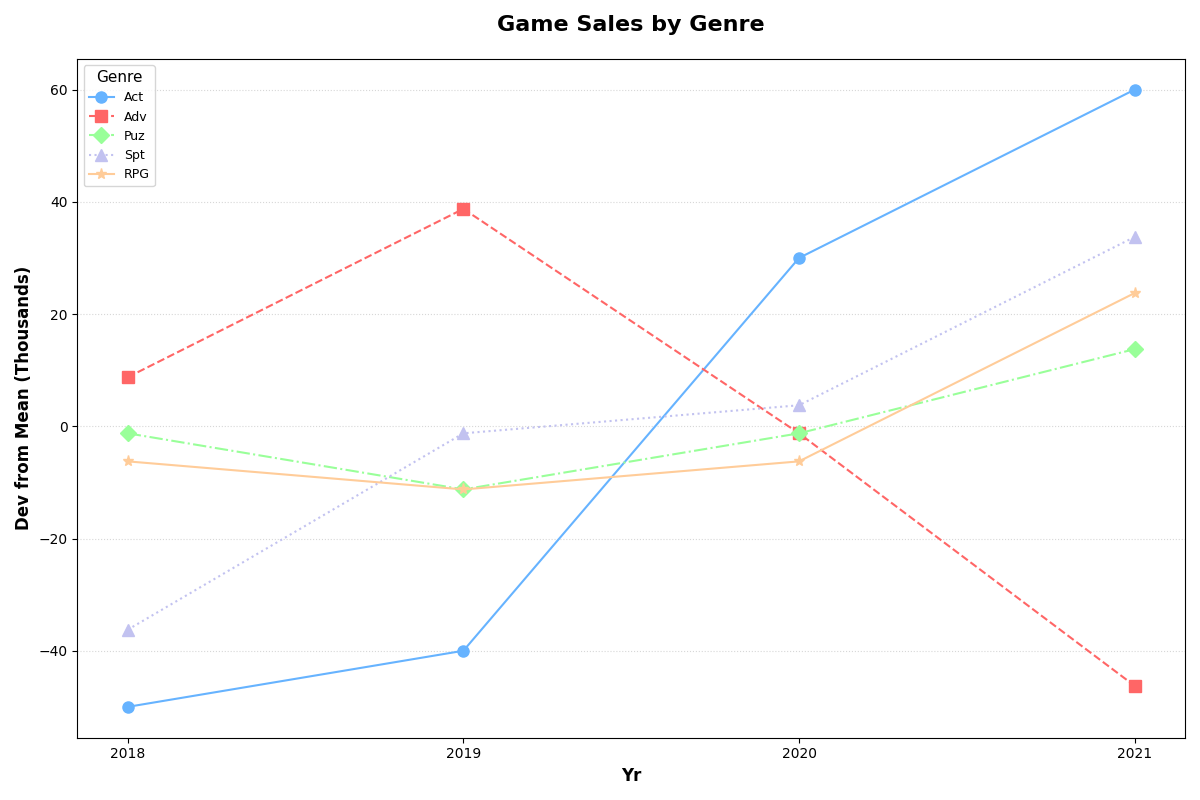

Generate this figure with Python:
import matplotlib.pyplot as plt
import numpy as np

years = ['2018', '2019', '2020', '2021']
genres = ['Act', 'Adv', 'Puz', 'Spt', 'RPG']

units_sold = {
    'Act': [120, 130, 200, 230],
    'Adv': [150, 180, 140, 95],
    'Puz': [110, 100, 110, 125],
    'Spt': [80, 115, 120, 150],
    'RPG': [90, 85, 90, 120]
}

colors = ['#66b3ff', '#ff6666', '#99ff99', '#c2c2f0', '#ffcc99']
linestyles = ['-', '--', '-.', ':', '-']
markers = ['o', 's', 'D', '^', '*']

baseline = np.zeros(len(years))
fig, ax = plt.subplots(figsize=(12, 8))

for i, (genre, values) in enumerate(units_sold.items()):
    adjusted_values = np.array(values) - np.mean(values)
    ax.plot(years, adjusted_values, label=genre, color=colors[i],
            linestyle=linestyles[i], marker=markers[i], markersize=8)

ax.set_xlabel('Yr', fontsize=12, weight='bold')
ax.set_ylabel('Dev from Mean (Thousands)', fontsize=12, weight='bold')
ax.set_title('Game Sales by Genre', fontsize=16, weight='bold', pad=20)

ax.legend(title='Genre', fontsize=9, title_fontsize='11', loc='upper left')
ax.grid(axis='y', linestyle=':', alpha=0.5)

plt.tight_layout()
plt.show()
